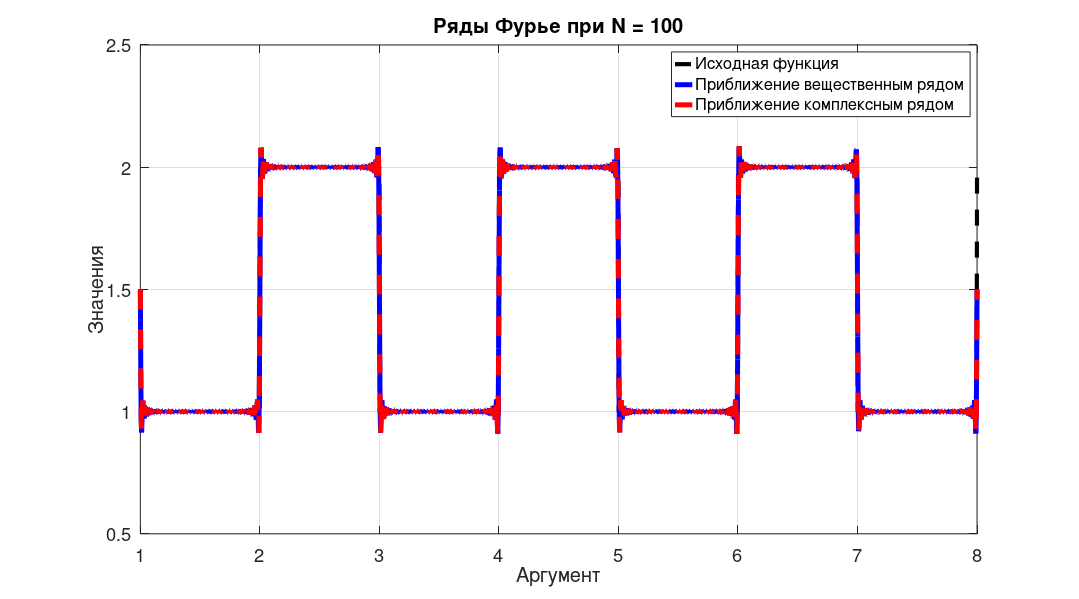

MATLAB code to generate this figure: (Note: this script raises an error after producing the figure.)
% Параметры
T = 2;                         % Период
omega0 = 2*pi/T;               % Основная частота
N = 100;                        % Число гармоник
Nt = 1000;                     % Точек для интегрирования
tb = linspace(1, 3, Nt);       % Один период: [1, 3)
dt = tb(2) - tb(1);

% Определение f(t) на одном периоде
f_base = ones(size(tb));       % [1, 2)
f_base(tb >= 2) = 2;           % [2, 3)

% Расчет коэффициентов на одном периоде
a0 = (2/T) * trapz(tb, f_base);    % Средняя составляющая

a = zeros(1, N);
b = zeros(1, N);
for n = 1:N
    a(n) = (2/T) * trapz(tb, f_base .* cos(n * omega0 * tb));
    b(n) = (2/T) * trapz(tb, f_base .* sin(n * omega0 * tb));
end

n_range = -N:N;                               % Индексы для c_n
c = zeros(size(n_range));                    % Массив комплексных коэффициентов
for k = 1:length(n_range)
    n = n_range(k);
    c(k) = (1/T) * trapz(tb, f_base .* exp(-1i * n * omega0 * tb));
end


t_start = 1;
t_end = t_start+3*T+1;
% Восстановление функции на более широком интервале (3 периода)
t = linspace(t_start, t_end, 2000);          % Интервал от 1 до 7
f_approx = a0/2 * ones(size(t));  % Постоянная часть

for n = 1:N
    f_approx = f_approx + a(n)*cos(n * omega0 * t) + b(n)*sin(n * omega0 * t);
end

f_complex = zeros(size(t));
for k = 1:length(n_range)
    n = n_range(k);
    f_complex = f_complex + c(k) * exp(1i * n * omega0 * t);
end
f_complex = real(f_complex);

% Оригинальная функция на интервале [1, 7]
t_mod = mod(t - 1, T);
f_true = ones(size(t));
f_true(t_mod >= 1) = 2;

E_func = (1/T) * trapz(tb, f_base.^2)
E_real = (a0^2)/4 + 0.5*sum(a.^2 + b.^2)
E_complex = sum(abs(c).^2)



f = figure();
plot(t, f_true, 'k--', 'LineWidth', 5); hold on;
plot(t, f_approx, 'b', 'LineWidth', 6);
plot(t, f_complex, 'r--', 'LineWidth', 6);
xlabel('Аргумент', 'FontSize', 20); ylabel('Значения', "FontSize", 20);
%title(['Квадратная волна'], 'FontSize', 25);
title(['Ряды Фурье при N = ' num2str(N)], 'FontSize', 25);
legend('Исходная функция', 'Приближение вещественным рядом', ...
    'Приближение комплексным рядом', "FontSize", 20);
ylim([0.5, 2.5])
grid on;

set(gcf, 'PaperPositionMode', 'auto');
set(gcf, 'Position', [100, 100, 1800, 1000]);
set(gca, 'FontSize', 22, 'GridLineWidth', 3, 'LineWidth', 2);
%exportgraphics(f, "images\8.jpg");
